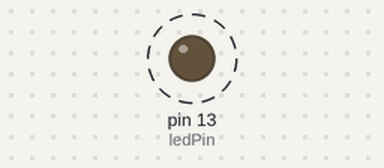
A sketch run on a simulated Arduino Uno, built with avr-gcc and run on an emulated ATmega328P. Parts: output pins drawn as LEDs (lit = HIGH). Dashed ring = blinking. What the sketch prints to the serial monitor is not drawn.

Above: at 1.3 s.
Timing chart, 0 to 4.0 s (numbered marks = the images above):
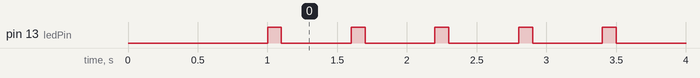

The sketch:

Blink.ino
```cpp
const byte ledPin = 13;

void setup() {
  while (!Serial); // wait for Serial to be initialized
  Serial.begin(115200);
  delay(1000);

  pinMode(ledPin, OUTPUT);
  digitalWrite(ledPin, LOW);

  Serial.println("Started");
}

void loop() {
   Serial.println("new iteration");
   digitalWrite(ledPin, HIGH);
   delay(100);
   digitalWrite(ledPin, LOW);
   delay(500);
}
```

Measured:
- by itself, pin 13 (ledPin): alternates HIGH for 0.10 s and LOW for 0.50 s
